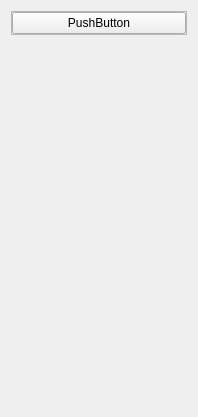
                  <widget class="QWidget" name="scrollAreaWidgetContents_2">
                   <property name="geometry">
                    <rect>
                     <x>0</x>
                     <y>0</y>
                     <width>198</width>
                     <height>417</height>
                    </rect>
                   </property>
                   <layout class="QVBoxLayout" name="verticalLayout_11">
                    <item>
                     <widget class="QFrame" name="frame_25">
                      <property name="frameShape">
                       <enum>QFrame::Shape::StyledPanel</enum>
                      </property>
                      <property name="frameShadow">
                       <enum>QFrame::Shadow::Raised</enum>
                      </property>
                      <layout class="QVBoxLayout" name="verticalLayout_10">
                       <property name="spacing">
                        <number>0</number>
                       </property>
                       <property name="leftMargin">
                        <number>0</number>
                       </property>
                       <property name="topMargin">
                        <number>0</number>
                       </property>
                       <property name="rightMargin">
                        <number>0</number>
                       </property>
                       <property name="bottomMargin">
                        <number>0</number>
                       </property>
                       <item>
                        <widget class="QPushButton" name="pushButton_19">
                         <property name="text">
                          <string>PushButton</string>
                         </property>
                         <property name="icon">
                          <iconset theme="appointment-new"/>
                         </property>
                        </widget>
                       </item>
                       <item>
                        <widget class="QFrame" name="frame_26">
                         <property name="frameShape">
                          <enum>QFrame::Shape::StyledPanel</enum>
                         </property>
                         <property name="frameShadow">
                          <enum>QFrame::Shadow::Raised</enum>
                         </property>
                        </widget>
                       </item>
                      </layout>
                     </widget>
                    </item>
                    <item>
                     <spacer name="verticalSpacer_3">
                      <property name="orientation">
                       <enum>Qt::Orientation::Vertical</enum>
                      </property>
                      <property name="sizeHint" stdset="0">
                       <size>
                        <width>20</width>
                        <height>40</height>
                       </size>
                      </property>
                     </spacer>
                    </item>
                   </layout>
                  </widget>
